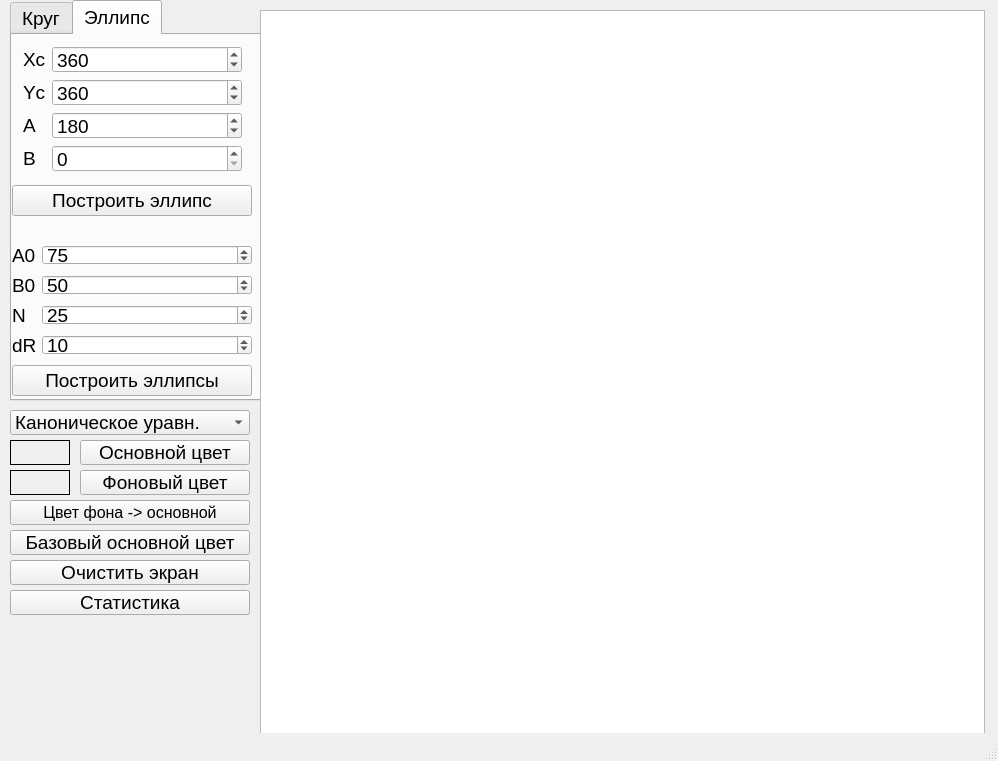
<?xml version="1.0" encoding="UTF-8"?>
<ui version="4.0">
 <class>MainWindow</class>
 <widget class="QMainWindow" name="MainWindow">
  <property name="geometry">
   <rect>
    <x>0</x>
    <y>0</y>
    <width>998</width>
    <height>761</height>
   </rect>
  </property>
  <property name="font">
   <font>
    <pointsize>14</pointsize>
   </font>
  </property>
  <property name="windowTitle">
   <string>MainWindow</string>
  </property>
  <widget class="QWidget" name="centralWidget">
   <widget class="QGraphicsView" name="graphicsView">
    <property name="geometry">
     <rect>
      <x>260</x>
      <y>10</y>
      <width>725</width>
      <height>725</height>
     </rect>
    </property>
    <property name="minimumSize">
     <size>
      <width>725</width>
      <height>725</height>
     </size>
    </property>
   </widget>
   <widget class="QComboBox" name="cmethodCBox">
    <property name="geometry">
     <rect>
      <x>10</x>
      <y>410</y>
      <width>240</width>
      <height>25</height>
     </rect>
    </property>
    <property name="insertPolicy">
     <enum>QComboBox::InsertAtBottom</enum>
    </property>
    <item>
     <property name="text">
      <string>Каноническое уравн.</string>
     </property>
    </item>
    <item>
     <property name="text">
      <string>Параметрическое ур.</string>
     </property>
    </item>
    <item>
     <property name="text">
      <string>Брезенхем</string>
     </property>
    </item>
    <item>
     <property name="text">
      <string>Средней точки</string>
     </property>
    </item>
    <item>
     <property name="text">
      <string>Библиотечный</string>
     </property>
    </item>
   </widget>
   <widget class="QLabel" name="colorLbl">
    <property name="geometry">
     <rect>
      <x>10</x>
      <y>440</y>
      <width>60</width>
      <height>25</height>
     </rect>
    </property>
    <property name="frameShape">
     <enum>QFrame::Box</enum>
    </property>
    <property name="text">
     <string/>
    </property>
   </widget>
   <widget class="QPushButton" name="fgColorBtn">
    <property name="geometry">
     <rect>
      <x>80</x>
      <y>440</y>
      <width>170</width>
      <height>25</height>
     </rect>
    </property>
    <property name="text">
     <string>Основной цвет</string>
    </property>
   </widget>
   <widget class="QPushButton" name="bgToFgBtn">
    <property name="geometry">
     <rect>
      <x>10</x>
      <y>500</y>
      <width>240</width>
      <height>25</height>
     </rect>
    </property>
    <property name="font">
     <font>
      <pointsize>12</pointsize>
     </font>
    </property>
    <property name="text">
     <string>Цвет фона -&gt; основной</string>
    </property>
   </widget>
   <widget class="QLabel" name="bgColorLbl">
    <property name="geometry">
     <rect>
      <x>10</x>
      <y>470</y>
      <width>60</width>
      <height>25</height>
     </rect>
    </property>
    <property name="frameShape">
     <enum>QFrame::Box</enum>
    </property>
    <property name="text">
     <string/>
    </property>
   </widget>
   <widget class="QPushButton" name="bgColorBtn">
    <property name="geometry">
     <rect>
      <x>80</x>
      <y>470</y>
      <width>170</width>
      <height>25</height>
     </rect>
    </property>
    <property name="text">
     <string>Фоновый цвет</string>
    </property>
   </widget>
   <widget class="QPushButton" name="clearBtn">
    <property name="geometry">
     <rect>
      <x>10</x>
      <y>560</y>
      <width>240</width>
      <height>25</height>
     </rect>
    </property>
    <property name="text">
     <string>Очистить экран</string>
    </property>
   </widget>
   <widget class="QPushButton" name="defaultFgBtn">
    <property name="geometry">
     <rect>
      <x>10</x>
      <y>530</y>
      <width>240</width>
      <height>25</height>
     </rect>
    </property>
    <property name="text">
     <string>Базовый основной цвет</string>
    </property>
   </widget>
   <widget class="QPushButton" name="pushButton">
    <property name="geometry">
     <rect>
      <x>10</x>
      <y>590</y>
      <width>240</width>
      <height>25</height>
     </rect>
    </property>
    <property name="text">
     <string>Статистика</string>
    </property>
   </widget>
   <widget class="QTabWidget" name="tabWidget">
    <property name="geometry">
     <rect>
      <x>10</x>
      <y>0</y>
      <width>251</width>
      <height>401</height>
     </rect>
    </property>
    <property name="currentIndex">
     <number>1</number>
    </property>
    <widget class="QWidget" name="tab">
     <attribute name="title">
      <string>Круг</string>
     </attribute>
     <widget class="QPushButton" name="circleBtn">
      <property name="geometry">
       <rect>
        <x>0</x>
        <y>130</y>
        <width>240</width>
        <height>31</height>
       </rect>
      </property>
      <property name="text">
       <string>Построить окружность</string>
      </property>
     </widget>
     <widget class="QWidget" name="formLayoutWidget">
      <property name="geometry">
       <rect>
        <x>0</x>
        <y>0</y>
        <width>241</width>
        <height>110</height>
       </rect>
      </property>
      <layout class="QFormLayout" name="formLayout">
       <item row="0" column="0">
        <widget class="QLabel" name="label">
         <property name="text">
          <string>Xc</string>
         </property>
        </widget>
       </item>
       <item row="1" column="0">
        <widget class="QLabel" name="label_2">
         <property name="text">
          <string>Yc</string>
         </property>
        </widget>
       </item>
       <item row="2" column="0">
        <widget class="QLabel" name="label_3">
         <property name="text">
          <string>R</string>
         </property>
        </widget>
       </item>
       <item row="0" column="1">
        <widget class="QSpinBox" name="xcEnt">
         <property name="maximum">
          <number>720</number>
         </property>
         <property name="value">
          <number>360</number>
         </property>
        </widget>
       </item>
       <item row="1" column="1">
        <widget class="QSpinBox" name="ycEnt">
         <property name="maximum">
          <number>720</number>
         </property>
         <property name="value">
          <number>360</number>
         </property>
        </widget>
       </item>
       <item row="2" column="1">
        <widget class="QSpinBox" name="rEnt">
         <property name="maximum">
          <number>360</number>
         </property>
         <property name="singleStep">
          <number>0</number>
         </property>
         <property name="value">
          <number>180</number>
         </property>
        </widget>
       </item>
      </layout>
     </widget>
     <widget class="QLabel" name="label_14">
      <property name="geometry">
       <rect>
        <x>0</x>
        <y>170</y>
        <width>30</width>
        <height>20</height>
       </rect>
      </property>
      <property name="text">
       <string>Rs</string>
      </property>
     </widget>
     <widget class="QLabel" name="label_15">
      <property name="geometry">
       <rect>
        <x>0</x>
        <y>200</y>
        <width>30</width>
        <height>20</height>
       </rect>
      </property>
      <property name="text">
       <string>Re</string>
      </property>
     </widget>
     <widget class="QLabel" name="label_16">
      <property name="geometry">
       <rect>
        <x>0</x>
        <y>260</y>
        <width>30</width>
        <height>20</height>
       </rect>
      </property>
      <property name="text">
       <string>N</string>
      </property>
     </widget>
     <widget class="QLabel" name="label_17">
      <property name="geometry">
       <rect>
        <x>0</x>
        <y>230</y>
        <width>30</width>
        <height>20</height>
       </rect>
      </property>
      <property name="text">
       <string>dR</string>
      </property>
     </widget>
     <widget class="QSpinBox" name="rsEnt">
      <property name="geometry">
       <rect>
        <x>30</x>
        <y>170</y>
        <width>210</width>
        <height>20</height>
       </rect>
      </property>
      <property name="maximum">
       <number>720</number>
      </property>
      <property name="value">
       <number>10</number>
      </property>
     </widget>
     <widget class="QSpinBox" name="reEnt">
      <property name="geometry">
       <rect>
        <x>30</x>
        <y>200</y>
        <width>210</width>
        <height>20</height>
       </rect>
      </property>
      <property name="maximum">
       <number>720</number>
      </property>
      <property name="value">
       <number>360</number>
      </property>
     </widget>
     <widget class="QSpinBox" name="drEnt">
      <property name="geometry">
       <rect>
        <x>30</x>
        <y>230</y>
        <width>210</width>
        <height>20</height>
       </rect>
      </property>
      <property name="maximum">
       <number>360</number>
      </property>
      <property name="value">
       <number>10</number>
      </property>
     </widget>
     <widget class="QSpinBox" name="nEnt">
      <property name="geometry">
       <rect>
        <x>30</x>
        <y>260</y>
        <width>210</width>
        <height>20</height>
       </rect>
      </property>
      <property name="maximum">
       <number>720</number>
      </property>
      <property name="value">
       <number>0</number>
      </property>
     </widget>
     <widget class="QPushButton" name="concCirclesBtn">
      <property name="geometry">
       <rect>
        <x>0</x>
        <y>290</y>
        <width>240</width>
        <height>31</height>
       </rect>
      </property>
      <property name="text">
       <string>Построить окружности</string>
      </property>
     </widget>
    </widget>
    <widget class="QWidget" name="tab_2">
     <attribute name="title">
      <string>Эллипс</string>
     </attribute>
     <widget class="QPushButton" name="ellipseBtn">
      <property name="geometry">
       <rect>
        <x>0</x>
        <y>150</y>
        <width>240</width>
        <height>31</height>
       </rect>
      </property>
      <property name="text">
       <string>Построить эллипс</string>
      </property>
     </widget>
     <widget class="QWidget" name="formLayoutWidget_3">
      <property name="geometry">
       <rect>
        <x>0</x>
        <y>0</y>
        <width>241</width>
        <height>148</height>
       </rect>
      </property>
      <layout class="QFormLayout" name="formLayout_3">
       <item row="0" column="0">
        <widget class="QLabel" name="label_7">
         <property name="text">
          <string>Xc</string>
         </property>
        </widget>
       </item>
       <item row="0" column="1">
        <widget class="QSpinBox" name="elxcEnt">
         <property name="maximum">
          <number>720</number>
         </property>
         <property name="value">
          <number>360</number>
         </property>
        </widget>
       </item>
       <item row="1" column="0">
        <widget class="QLabel" name="label_8">
         <property name="text">
          <string>Yc</string>
         </property>
        </widget>
       </item>
       <item row="1" column="1">
        <widget class="QSpinBox" name="elycEnt">
         <property name="maximum">
          <number>720</number>
         </property>
         <property name="value">
          <number>360</number>
         </property>
        </widget>
       </item>
       <item row="2" column="0">
        <widget class="QLabel" name="label_9">
         <property name="text">
          <string>A</string>
         </property>
        </widget>
       </item>
       <item row="2" column="1">
        <widget class="QSpinBox" name="aEnt">
         <property name="maximum">
          <number>360</number>
         </property>
         <property name="singleStep">
          <number>0</number>
         </property>
         <property name="value">
          <number>180</number>
         </property>
        </widget>
       </item>
       <item row="3" column="0">
        <widget class="QLabel" name="label_13">
         <property name="text">
          <string>B</string>
         </property>
        </widget>
       </item>
       <item row="3" column="1">
        <widget class="QSpinBox" name="bEnt">
         <property name="minimum">
          <number>0</number>
         </property>
         <property name="maximum">
          <number>360</number>
         </property>
        </widget>
       </item>
      </layout>
     </widget>
     <widget class="QLabel" name="label_21">
      <property name="geometry">
       <rect>
        <x>0</x>
        <y>240</y>
        <width>30</width>
        <height>20</height>
       </rect>
      </property>
      <property name="text">
       <string>B0</string>
      </property>
     </widget>
     <widget class="QSpinBox" name="elNEnt">
      <property name="geometry">
       <rect>
        <x>30</x>
        <y>270</y>
        <width>210</width>
        <height>20</height>
       </rect>
      </property>
      <property name="maximum">
       <number>360</number>
      </property>
      <property name="value">
       <number>25</number>
      </property>
     </widget>
     <widget class="QSpinBox" name="elDrEnt">
      <property name="geometry">
       <rect>
        <x>30</x>
        <y>300</y>
        <width>210</width>
        <height>20</height>
       </rect>
      </property>
      <property name="maximum">
       <number>720</number>
      </property>
      <property name="value">
       <number>10</number>
      </property>
     </widget>
     <widget class="QLabel" name="label_18">
      <property name="geometry">
       <rect>
        <x>0</x>
        <y>210</y>
        <width>30</width>
        <height>20</height>
       </rect>
      </property>
      <property name="text">
       <string>A0</string>
      </property>
     </widget>
     <widget class="QPushButton" name="concEllipseBtn">
      <property name="geometry">
       <rect>
        <x>0</x>
        <y>330</y>
        <width>240</width>
        <height>31</height>
       </rect>
      </property>
      <property name="text">
       <string>Построить эллипсы</string>
      </property>
     </widget>
     <widget class="QSpinBox" name="a0Ent">
      <property name="geometry">
       <rect>
        <x>30</x>
        <y>210</y>
        <width>210</width>
        <height>20</height>
       </rect>
      </property>
      <property name="maximum">
       <number>720</number>
      </property>
      <property name="value">
       <number>75</number>
      </property>
     </widget>
     <widget class="QSpinBox" name="b0Ent">
      <property name="geometry">
       <rect>
        <x>30</x>
        <y>240</y>
        <width>210</width>
        <height>20</height>
       </rect>
      </property>
      <property name="maximum">
       <number>720</number>
      </property>
      <property name="value">
       <number>50</number>
      </property>
     </widget>
     <widget class="QLabel" name="label_19">
      <property name="geometry">
       <rect>
        <x>0</x>
        <y>300</y>
        <width>30</width>
        <height>20</height>
       </rect>
      </property>
      <property name="text">
       <string>dR</string>
      </property>
     </widget>
     <widget class="QLabel" name="label_20">
      <property name="geometry">
       <rect>
        <x>0</x>
        <y>270</y>
        <width>30</width>
        <height>20</height>
       </rect>
      </property>
      <property name="text">
       <string>N</string>
      </property>
     </widget>
    </widget>
   </widget>
   <zorder>tabWidget</zorder>
   <zorder>graphicsView</zorder>
   <zorder>cmethodCBox</zorder>
   <zorder>colorLbl</zorder>
   <zorder>fgColorBtn</zorder>
   <zorder>bgToFgBtn</zorder>
   <zorder>bgColorLbl</zorder>
   <zorder>bgColorBtn</zorder>
   <zorder>clearBtn</zorder>
   <zorder>defaultFgBtn</zorder>
   <zorder>pushButton</zorder>
  </widget>
  <widget class="QStatusBar" name="statusBar"/>
 </widget>
 <layoutdefault spacing="6" margin="11"/>
 <resources/>
 <connections/>
</ui>
